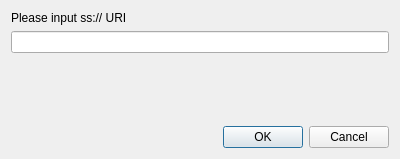
<?xml version="1.0" encoding="UTF-8"?>
<ui version="4.0">
 <class>URIInputDialog</class>
 <widget class="QDialog" name="URIInputDialog">
  <property name="geometry">
   <rect>
    <x>0</x>
    <y>0</y>
    <width>400</width>
    <height>159</height>
   </rect>
  </property>
  <property name="windowTitle">
   <string>URI Input Dialog</string>
  </property>
  <layout class="QVBoxLayout" name="verticalLayout">
   <item>
    <widget class="QLabel" name="uriLabel">
     <property name="text">
      <string>Please input ss:// URI</string>
     </property>
    </widget>
   </item>
   <item>
    <widget class="QLineEdit" name="uriEdit"/>
   </item>
   <item>
    <spacer name="verticalSpacer">
     <property name="orientation">
      <enum>Qt::Vertical</enum>
     </property>
     <property name="sizeHint" stdset="0">
      <size>
       <width>20</width>
       <height>40</height>
      </size>
     </property>
    </spacer>
   </item>
   <item>
    <widget class="QDialogButtonBox" name="buttonBox">
     <property name="orientation">
      <enum>Qt::Horizontal</enum>
     </property>
     <property name="standardButtons">
      <set>QDialogButtonBox::Cancel|QDialogButtonBox::Ok</set>
     </property>
    </widget>
   </item>
  </layout>
 </widget>
 <resources/>
 <connections>
  <connection>
   <sender>buttonBox</sender>
   <signal>rejected()</signal>
   <receiver>URIInputDialog</receiver>
   <slot>reject()</slot>
   <hints>
    <hint type="sourcelabel">
     <x>316</x>
     <y>260</y>
    </hint>
    <hint type="destinationlabel">
     <x>286</x>
     <y>274</y>
    </hint>
   </hints>
  </connection>
 </connections>
</ui>
